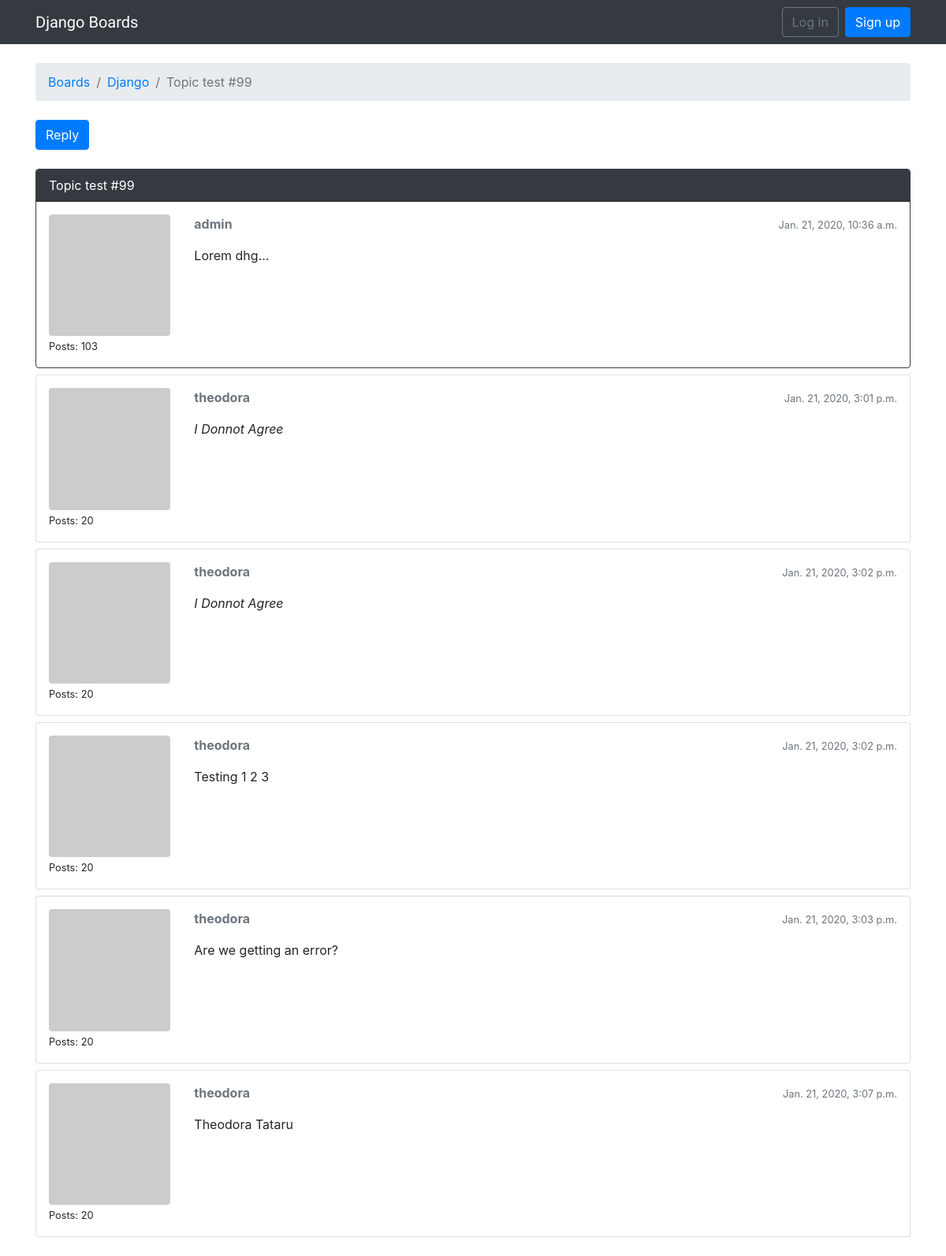
The page /boards/1/topics/105/ on the database its author committed.
### boards/models.py (models this page shows, shortened)
class Topic(models.Model):
    subject = models.CharField(max_length=255)
    last_updated = models.DateTimeField(auto_now_add=True)
    board = models.ForeignKey(Board, on_delete = models.CASCADE, related_name='topics')
    starter = models.ForeignKey(User, on_delete = models.CASCADE, related_name='topics')
    views = models.PositiveIntegerField(default=0)

class Board(models.Model):
    name = models.CharField(max_length=30, unique=True)
    description = models.CharField(max_length=100)

class Post(models.Model):
    message = models.TextField(max_length=4000)
    topic = models.ForeignKey(Topic, on_delete = models.CASCADE, related_name='posts')
    created_at = models.DateTimeField(auto_now_add=True)
    updated_at = models.DateTimeField(null=True)
    created_by = models.ForeignKey(User, on_delete = models.CASCADE, related_name='posts')
    updated_by = models.ForeignKey(User, on_delete = models.CASCADE, null=True, related_name='+')
    def get_message_as_markdown(self):
        return mark_safe(markdown(self.message, safe_mode='escape'))

### boards/views.py (the view)
# urls.py: url(r'^boards/(?P<pk>\d+)/topics/(?P<topic_pk>\d+)/$', views.PostListView.as_view(), name='topic_posts'),
class PostListView(ListView):
    model = Post
    context_object_name = 'posts'
    template_name = 'topic_posts.html'
    paginate_by = 20
    def get_context_data(self, **kwargs):
        session_key = 'viewed_topic_{}'.format(self.topic.pk)
        if not self.request.session.get(session_key, False):
            self.topic.views += 1
            self.topic.save()
            self.request.session[session_key] = True
        kwargs['topic'] = self.topic
        return super().get_context_data(**kwargs)
    def get_queryset(self):
        self.topic = get_object_or_404(Topic, board__pk=self.kwargs.get('pk'), pk=self.kwargs.get('topic_pk'))
        queryset = self.topic.posts.order_by('created_at')
        return queryset

### boards/templatetags/gravatar.py (called while the page is built)
@register.filter
def gravatar(user):
    email = user.email.lower().encode('utf-8')
    default = 'mm'
    size = 256
    url = 'https://www.gravatar.com/avatar/{md5}?{params}'.format(
        md5=hashlib.md5(email).hexdigest(),
        params=urlencode({'d': default, 's': str(size)})
    )
    return url

### templates/topic_posts.html (shortened to what this page needs)
{% extends 'base.html' %}
{% load gravatar %}
{% block breadcrumb %}
  <li class="breadcrumb-item"><a href="{% url 'home' %}">Boards</a></li>
  <li class="breadcrumb-item"><a href="{% url 'board_topics' topic.board.pk %}">{{ topic.board.name }}</a></li>
  <li class="breadcrumb-item active">{{ topic.subject }}</li>
{% endblock %}
{% block content %}
  <div class="mb-4">
    <a href="{% url 'reply_topic' topic.board.pk topic.pk %}" class="btn btn-primary" role="button">Reply</a>
  </div>
  {% for post in posts %}
    <div id="{{ post.pk }}" class="card {% if forloop.last %}mb-4{% else %}mb-2{% endif %} {% if forloop.first %}border-dark{% endif %}">
      {% if forloop.first %}
        <div class="card-header text-white bg-dark py-2 px-3">{{ topic.subject }}</div>
      {% endif %}
      <div class="card-body p-3">
        <div class="row">
          <div class="col-2">
            <img src="{{ post.created_by|gravatar }}" alt="{{ post.created_by.username }}" class="w-100 rounded">
            <small>Posts: {{ post.created_by.posts.count }}</small>
          </div>
          <div class="col-10">
            <div class="row mb-3">
              <div class="col-6">
                <strong class="text-muted">{{ post.created_by.username }}</strong>
              </div>
              <div class="col-6 text-right">
                <small class="text-muted">{{ post.created_at }}</small>
              </div>
            </div>
            {{ post.get_message_as_markdown }}
          </div>
        </div>
      </div>
    </div>
  {% endfor %}
{% endblock %}

### templates/base.html (shortened to what this page needs)
{% load static %}<!DOCTYPE html>
<html>
  <head>
    <link rel="stylesheet" href="{% static 'css/bootstrap.min.css' %}">
    <link rel="stylesheet" href="{% static 'css/app.css' %}">
</head>
  <body>
  {% block body %}
  <nav class="navbar navbar-expand-sm navbar-dark bg-dark">
    <div class="container">
      <a class="navbar-brand" href="{% url 'home' %}">Django Boards</a>
      <div class="collapse navbar-collapse" id="mainMenu">
        {% if user.is_authenticated %}
          <ul class="navbar-nav ml-auto">
            <li class="nav-item dropdown">
              <a class="nav-link dropdown-toggle" href="#" id="userMenu" data-toggle="dropdown" aria-haspopup="true" aria-expanded="false">
                {{ user.username }}
              </a>
              <div class="dropdown-menu dropdown-menu-right" aria-labelledby="userMenu">
                <a class="dropdown-item" href="{% url 'my_account' %}">My account</a>
                <a class="dropdown-item" href="{% url 'password_change' %}">Change password</a>
                <div class="dropdown-divider"></div>
                <a class="dropdown-item" href="{% url 'logout' %}">Log out</a>
              </div>
            </li>
          </ul>
        {% else %}
          <form class="form-inline ml-auto">
            <a href="{% url 'login' %}" class="btn btn-outline-secondary">Log in</a>
            <a href="{% url 'signup' %}" class="btn btn-primary ml-2">Sign up</a>
          </form>
        {% endif %}
      </div>
    </div>
  </nav>
  <div class="container">
    <ol class="breadcrumb my-4">
      {% block breadcrumb %}
      {% endblock %}
    </ol>
    {% block content %}
    {% endblock %}
  </div>
  {% endblock body %}
</body>
</html>

### static/css/app.css (style rules this page uses)
.navbar-brand { font-family: 'Seymour One', sans-serif; }

### rows shown on the page
Topic: board.name "Django", subject "Topic test #99"
Post: created_by.posts.count "103", created_by.username "admin", created_at "Jan. 21, 2020, 10:36 a.m.", get_message_as_markdown "Lorem dhg..."
Post: created_by.posts.count "20", created_by.username "theodora", created_at "Jan. 21, 2020, 3:01 p.m.", get_message_as_markdown "I Donnot Agree"
Post: created_by.posts.count "20", created_by.username "theodora", created_at "Jan. 21, 2020, 3:02 p.m.", get_message_as_markdown "I Donnot Agree"
Post: created_by.posts.count "20", created_by.username "theodora", created_at "Jan. 21, 2020, 3:02 p.m.", get_message_as_markdown "Testing 1 2 3"
Post: created_by.posts.count "20", created_by.username "theodora", created_at "Jan. 21, 2020, 3:03 p.m.", get_message_as_markdown "Are we getting an error?"
Post: created_by.posts.count "20", created_by.username "theodora", created_at "Jan. 21, 2020, 3:07 p.m.", get_message_as_markdown "Theodora Tataru"
